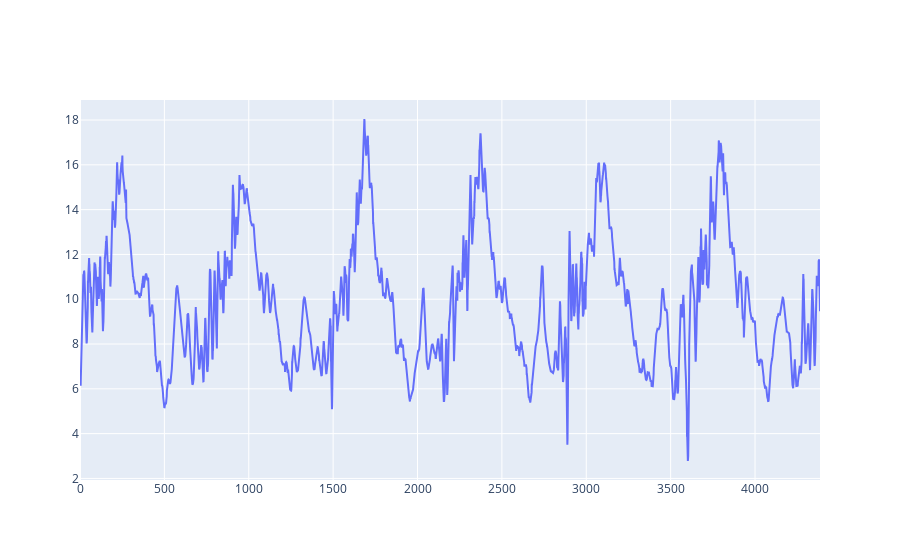

Write notebook code for a chart like this one.
### Code cell
x, t = prepare_time_series('./data/squats_accm.csv',centred = False)

x = x[3670:8056]#14187]
fig = go.Figure()
fig.add_scatter(y = x[:], mode='lines', name='x_acc')
fig.show()

nlags = 750
result_dict = DelayEmbeddingPhaseIdentifier(x, nlags = nlags,
                                            return_variance_model = True,
                                            return_expectation_model = True,
                                           update_coef = 900, min_dim = 2)

autocorr_phase = AutoCorrPhaseIdentifier(x = x, period = 500)

a = result_dict['phase']
b = autocorr_phase[nlags-1:]

fig = plot_signal_phases(x[nlags-1:], {"Предложенный\nалгоритм": a,
                                   "Автокорреляция": b,
                                   "Разница": np.arccos(np.cos(a-b))},
                        save_path = f'./noize_squats.eps')

### Figure 1 — Plotly figure (JSON) as saved in the notebook; plotly's stock layout.template omitted (floating-point values rounded to 4 significant figures; data arrays with more than 128 entries replaced by an {"elided": "..."} marker saying what was removed)
{"data": [{"mode": "lines", "name": "x_acc", "type": "scatter", "y": {"elided": "4386 float values"}}], "layout": {}}
